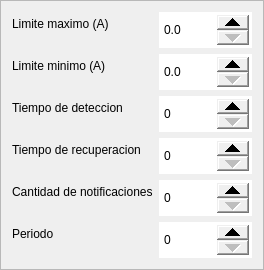
        <widget class="QFrame" name="frame_15">
         <property name="styleSheet">
          <string notr="true">QDoubleSpinBox { 
height: 30;
}

QDoubleSpinBox::up-button { 
width: 32px; 
height: 15;
}
QDoubleSpinBox::down-button { 
width: 32px; 
height: 15;

}</string>
         </property>
         <property name="frameShape">
          <enum>QFrame::StyledPanel</enum>
         </property>
         <property name="frameShadow">
          <enum>QFrame::Raised</enum>
         </property>
         <layout class="QFormLayout" name="formLayout_15">
          <item row="0" column="0">
           <widget class="QLabel" name="label_93">
            <property name="text">
             <string>Limite maximo (A)</string>
            </property>
           </widget>
          </item>
          <item row="0" column="1">
           <widget class="QDoubleSpinBox" name="control_10A8">
            <property name="accelerated">
             <bool>true</bool>
            </property>
            <property name="prefix">
             <string/>
            </property>
            <property name="suffix">
             <string/>
            </property>
            <property name="decimals">
             <number>1</number>
            </property>
            <property name="minimum">
             <double>0.000000000000000</double>
            </property>
            <property name="maximum">
             <double>9999999999.000000000000000</double>
            </property>
            <property name="singleStep">
             <double>0.100000000000000</double>
            </property>
           </widget>
          </item>
          <item row="1" column="0">
           <widget class="QLabel" name="label_94">
            <property name="text">
             <string>Limite minimo (A)</string>
            </property>
           </widget>
          </item>
          <item row="1" column="1">
           <widget class="QDoubleSpinBox" name="control_10A9">
            <property name="accelerated">
             <bool>true</bool>
            </property>
            <property name="prefix">
             <string/>
            </property>
            <property name="suffix">
             <string/>
            </property>
            <property name="decimals">
             <number>1</number>
            </property>
            <property name="minimum">
             <double>0.000000000000000</double>
            </property>
            <property name="maximum">
             <double>9999999999.000000000000000</double>
            </property>
            <property name="singleStep">
             <double>0.100000000000000</double>
            </property>
           </widget>
          </item>
          <item row="3" column="0">
           <widget class="QLabel" name="label_95">
            <property name="text">
             <string>Tiempo de deteccion</string>
            </property>
           </widget>
          </item>
          <item row="3" column="1">
           <widget class="QDoubleSpinBox" name="control_10AA">
            <property name="accelerated">
             <bool>true</bool>
            </property>
            <property name="prefix">
             <string/>
            </property>
            <property name="suffix">
             <string/>
            </property>
            <property name="decimals">
             <number>0</number>
            </property>
            <property name="minimum">
             <double>0.000000000000000</double>
            </property>
            <property name="maximum">
             <double>9999999999.000000000000000</double>
            </property>
            <property name="singleStep">
             <double>1.000000000000000</double>
            </property>
           </widget>
          </item>
          <item row="4" column="0">
           <widget class="QLabel" name="label_96">
            <property name="text">
             <string>Tiempo de recuperacion</string>
            </property>
           </widget>
          </item>
          <item row="4" column="1">
           <widget class="QDoubleSpinBox" name="control_10AB">
            <property name="accelerated">
             <bool>true</bool>
            </property>
            <property name="prefix">
             <string/>
            </property>
            <property name="suffix">
             <string/>
            </property>
            <property name="decimals">
             <number>0</number>
            </property>
            <property name="minimum">
             <double>0.000000000000000</double>
            </property>
            <property name="maximum">
             <double>9999999999.000000000000000</double>
            </property>
            <property name="singleStep">
             <double>1.000000000000000</double>
            </property>
           </widget>
          </item>
          <item row="5" column="0">
           <widget class="QLabel" name="label_97">
            <property name="text">
             <string>Cantidad de notificaciones</string>
            </property>
           </widget>
          </item>
          <item row="5" column="1">
           <widget class="QDoubleSpinBox" name="control_10AC">
            <property name="accelerated">
             <bool>true</bool>
            </property>
            <property name="prefix">
             <string/>
            </property>
            <property name="suffix">
             <string/>
            </property>
            <property name="decimals">
             <number>0</number>
            </property>
            <property name="minimum">
             <double>0.000000000000000</double>
            </property>
            <property name="maximum">
             <double>9999999999.000000000000000</double>
            </property>
           </widget>
          </item>
          <item row="6" column="0">
           <widget class="QLabel" name="label_104">
            <property name="text">
             <string>Periodo</string>
            </property>
           </widget>
          </item>
          <item row="6" column="1">
           <widget class="QDoubleSpinBox" name="control_10AD">
            <property name="accelerated">
             <bool>true</bool>
            </property>
            <property name="prefix">
             <string/>
            </property>
            <property name="suffix">
             <string/>
            </property>
            <property name="decimals">
             <number>0</number>
            </property>
            <property name="minimum">
             <double>0.000000000000000</double>
            </property>
            <property name="maximum">
             <double>9999999999.000000000000000</double>
            </property>
           </widget>
          </item>
         </layout>
        </widget>
